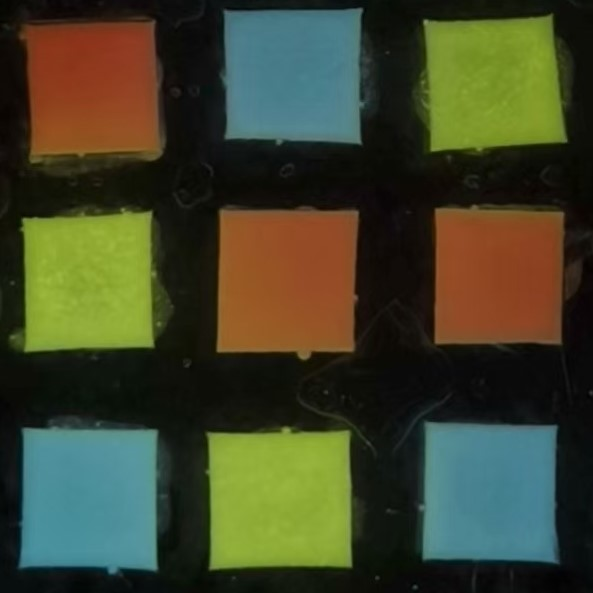
#> input picture Sample/Pic2-2.jpg, 593 x 593 px, found by its file name
$ python test4.py
#> lines starting #> are read from the running program, lines starting #| are printed output that depends on the picture; after the words box and inside, x2 and y2 are one past the last pixel; in counts of white or black regions, pixels touching at a corner belong together
import cv2
import numpy as np

class ColorCodeDetector:
    def __init__(self, image_path):
#> called with image_path = 'Pic2-2.jpg'
        self.orig = cv2.imread(image_path)
#> self.orig is the input picture: shape (593, 593, 3); mean B, G, R 42.6, 67.4, 63.6
        if self.orig is None:
            raise ValueError("Image load failed")

        self.process = []  # Store processing steps for visualization
        self.target_size = 800
        self.min_contour_area = 500

    # Visualization control
    def _add_step(self, img, title):
        """统一处理图像为三通道后再保存"""
        # 转换单通道图像为三通道
        if len(img.shape) == 2:
            display = cv2.cvtColor(img, cv2.COLOR_GRAY2BGR)
        else:
            display = img.copy()

        # 调整尺寸并添加标题
        display = cv2.resize(display, (400, 400))
        cv2.putText(display, title, (10,30),
                cv2.FONT_HERSHEY_SIMPLEX, 0.7, (0,255,0), 2)
        self.process.append(display)

    # Image preprocessing
    def _preprocess(self):
        """Image preprocessing pipeline"""
        # Resize
        img = cv2.resize(self.orig, (self.target_size, self.target_size))
        self._add_step(img, "1. Original")

        # Grayscale
        gray = cv2.cvtColor(img, cv2.COLOR_BGR2GRAY)
        self._add_step(gray, "2. Grayscale")

        # Histogram equalization
        clahe = cv2.createCLAHE(clipLimit=2.0, tileGridSize=(8,8))
        equalized = clahe.apply(gray)
        self._add_step(equalized, "3. Equalized")

        # Edge detection
        blurred = cv2.GaussianBlur(equalized, (5,5), 0)
        edged = cv2.Canny(blurred, 50, 150)
        self._add_step(edged, "4. Canny Edges")

        # Morphology
        kernel = cv2.getStructuringElement(cv2.MORPH_RECT, (5,5))
        closed = cv2.morphologyEx(edged, cv2.MORPH_CLOSE, kernel)
        self._add_step(closed, "5. Morphology")

        return closed

    # Perspective transformation
    def _warp_perspective(self, contour):
        """Perform perspective transformation"""
        # Order points: tl, tr, br, bl
        pts = contour.reshape(4,2)
        rect = np.zeros((4,2), dtype=np.float32)

        # Sort by sum and difference
        s = pts.sum(axis=1)
        rect[0] = pts[np.argmin(s)]  # Top-left
        rect[2] = pts[np.argmax(s)]  # Bottom-right

        d = np.diff(pts, axis=1)
        rect[1] = pts[np.argmin(d)]  # Top-right
        rect[3] = pts[np.argmax(d)]  # Bottom-left

        # Calculate target dimensions
        (tl, tr, br, bl) = rect
        width = max(np.linalg.norm(tr - tl), np.linalg.norm(br - bl))
        height = max(np.linalg.norm(bl - tl), np.linalg.norm(br - tr))

        # Destination points
        dst = np.array([
            [0, 0],
            [width-1, 0],
            [width-1, height-1],
            [0, height-1]], dtype=np.float32)

        # Perspective transform
        M = cv2.getPerspectiveTransform(rect, dst)
        warped = cv2.warpPerspective(self.orig, M, (int(width), int(height)))
        return warped

    # Color recognition
    def _detect_colors(self, warped):
        """Detect colors in 3x3 grid"""
        h, w = warped.shape[:2]
        cell_size = min(h, w) // 3
        colors = []

        # Create a copy of the warped image to draw annotations
        annotated_image = warped.copy()

        for row in range(3):
            for col in range(3):
                # Calculate cell coordinates
                y1 = row * cell_size + cell_size//4
                y2 = y1 + cell_size//2
                x1 = col * cell_size + cell_size//4
                x2 = x1 + cell_size//2

                # Extract cell region
                cell = warped[y1:y2, x1:x2]

                # Convert to HSV
                hsv = cv2.cvtColor(cell, cv2.COLOR_BGR2HSV)
                mean_hsv = np.mean(hsv, axis=(0,1))

                # Classify color
                color = self._classify_color(mean_hsv) # 这里是返回对应区域的颜色
                colors.append(color)

                # Annotate the color on the image
                center_x = (x1 + x2) // 2
                center_y = (y1 + y2) // 2
                cv2.putText(annotated_image, color, (center_x - 20, center_y),
                           cv2.FONT_HERSHEY_SIMPLEX, 0.5, (255, 255, 255), 2)

        # Format as 3x3 matrix
        return [colors[i*3:(i+1)*3] for i in range(3)], annotated_image

    def _classify_color(self, hsv):
        """Classify color based on HSV values"""
        hue, sat, val = hsv
        hue *= 2  # Convert to 0-360 range

        if val < 50: return 'Black'
        if sat < 50 and val > 200: return 'White'
        if (0 <= hue <= 15) or (165 <= hue <= 180): return 'Red'
        if 40 <= hue <= 80: return 'Green'
        if 100 <= hue <= 140: return 'Blue'
        return 'Unknown'

    # Main process
    def analyze(self):
        """Main analysis pipeline"""
        try:
            # Step 1: Preprocessing
            processed = self._preprocess()
#> in _add_step, `cv2.putText(display, title, (10,30), cv2.FONT_HERSHEY_SIMPLEX, 0.7, (0..`: display: shape (400, 400, 3); mean B, G, R 42.5, 68.3, 63.2
#> in _preprocess, `gray = cv2.cvtColor(img, cv2.COLOR_BGR2GRAY)`:
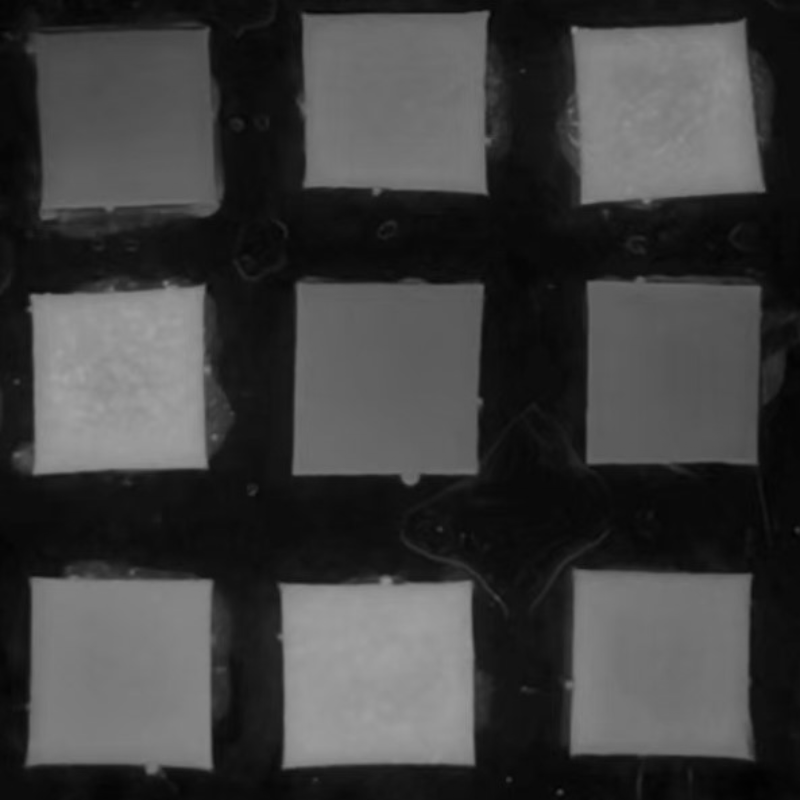
#> gray: shape (800, 800); min 2, max 165, mean 63.3
#> in _add_step (call 2), `cv2.putText(display, title, (10,30), cv2.FONT_HERSHEY_SIMPLEX, 0.7, (0..`: display: shape (400, 400, 3); mean B, G, R 63.2, 64.6, 63.2
#> call 3 of _add_step, with title = '3. Equalized'
#> in _add_step (call 3), `cv2.putText(display, title, (10,30), cv2.FONT_HERSHEY_SIMPLEX, 0.7, (0..`:
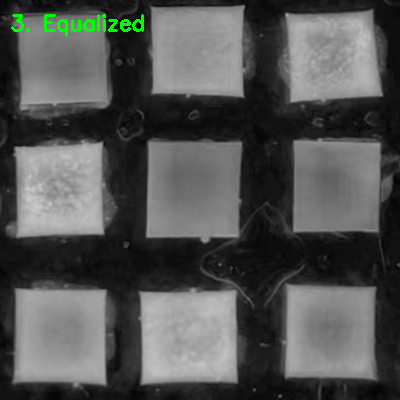
#> display: shape (400, 400, 3); mean B, G, R 82.1, 83.6, 82.1
#> in _preprocess, `edged = cv2.Canny(blurred, 50, 150)`:
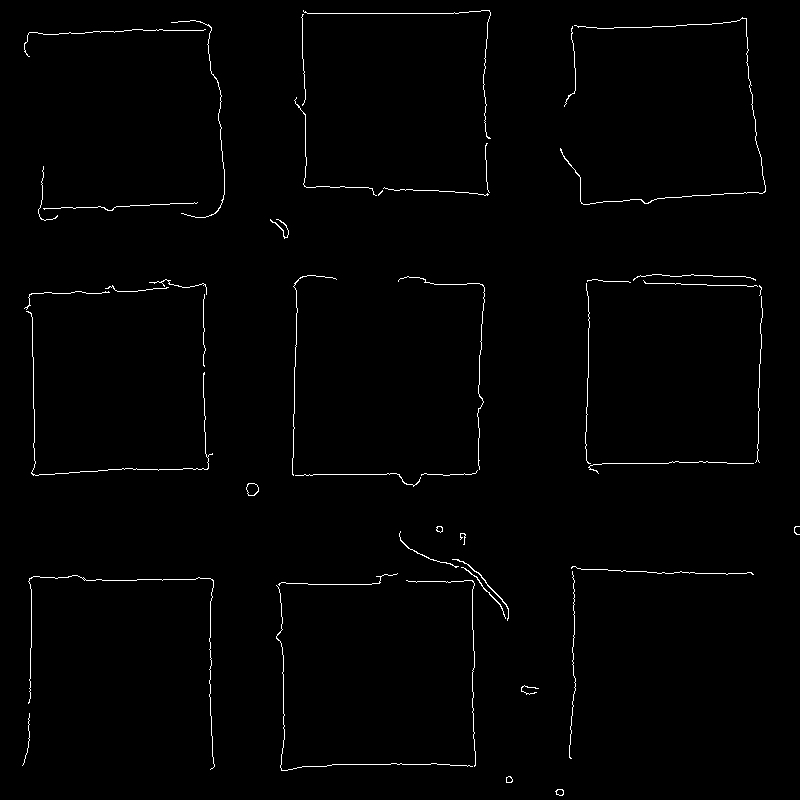
#> edged: shape (800, 800); 1.1% white in thin lines or dots
#> call 4 of _add_step, with title = '4. Canny Edges'
#> in _add_step (call 4), `display = cv2.cvtColor(img, cv2.COLOR_GRAY2BGR)`: display: shape (800, 800, 3); 1.1% white in thin lines or dots
#> in _add_step (call 4), `cv2.putText(display, title, (10,30), cv2.FONT_HERSHEY_SIMPLEX, 0.7, (0..`:
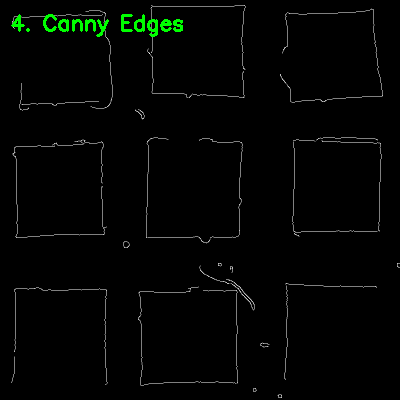
#> display: shape (400, 400, 3); mean B, G, R 2.7, 4.5, 2.7
#> in _preprocess, `closed = cv2.morphologyEx(edged, cv2.MORPH_CLOSE, kernel)`:
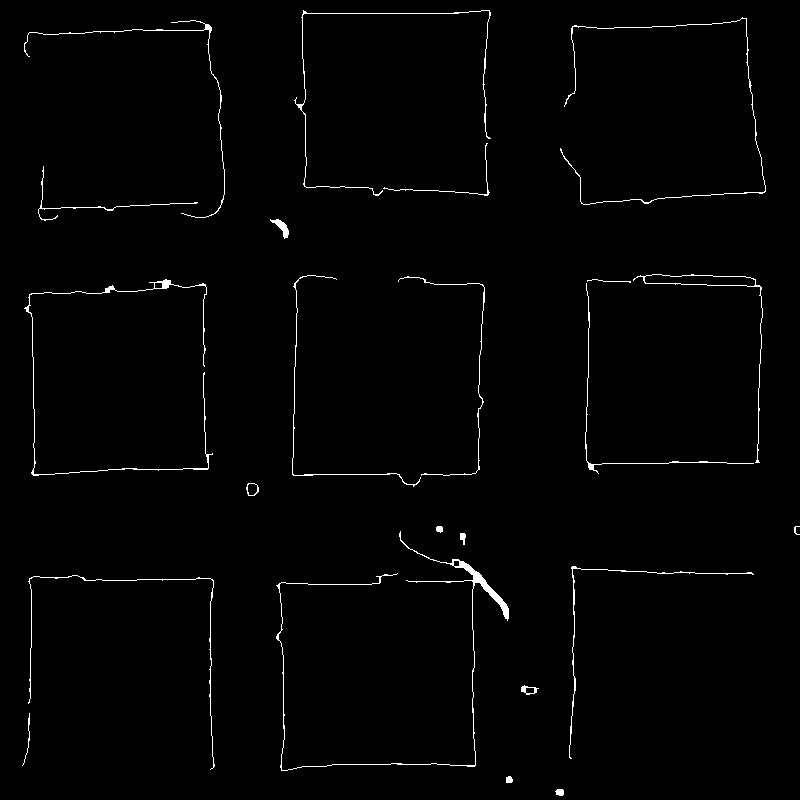
#> closed: shape (800, 800); 1.3% white in thin lines or dots
#> in _add_step (call 5), `display = cv2.cvtColor(img, cv2.COLOR_GRAY2BGR)`: display: shape (800, 800, 3); 1.3% white in thin lines or dots

            # Step 2: Find contours
            contours, _ = cv2.findContours(processed,
                                          cv2.RETR_EXTERNAL,
                                          cv2.CHAIN_APPROX_SIMPLE)
#> contours = 23 contours, 4 with area under 20; largest, box (x1, y1, x2, y2) and area: (633, 274, 763, 463) 990, (276, 531, 509, 771) 579, (24, 279, 213, 476) 240, (270, 219, 289, 239) 119, (246, 483, 259, 496) 118

            # Filter contours
            candidates = []
            for cnt in contours:
                area = cv2.contourArea(cnt)
                if area < self.min_contour_area: continue

                # Approximate polygon
                peri = cv2.arcLength(cnt, True)
                approx = cv2.approxPolyDP(cnt, 0.02*peri, True)
                if len(approx) == 4:
                    candidates.append(approx)
#> this loop made 23 passes
#> area on passes 1, 2, 4, 5, 6, 7, 10, 11, 12, 14, 15, 16: 39, 31, 92, 48, 92, 33.5, 29.5, 118.5, 61.5, 240, 39.5, 40.5
#> (area, peri) on pass 8: (579, 1888.5)
#> after the loop, candidates = [[[634, 278], [760, 287], [759, 462], [761, 287]]]

            if not candidates:
                raise ValueError("No 3D code found")

            # Select largest contour
            largest = max(candidates, key=cv2.contourArea)
#> largest = [[634, 278], [760, 287], [759, 462], [761, 287]]

            # Step 3: Perspective transform
            warped = self._warp_perspective(largest)
#> in _warp_perspective, `s = pts.sum(axis=1)`: s = [912, 1047, 1221, 1048]
#> in _warp_perspective, `d = np.diff(pts, axis=1)`: d = [-356, -473, -297, -474]
#> in _warp_perspective, `warped = cv2.warpPerspective(self.orig, M, (int(width), int(height)))`: warped: shape (222, 127, 3); every value is 0
            self._add_step(warped, "6. Warped")
#> in _add_step (call 6), `display = cv2.resize(display, (400, 400))`: display: shape (400, 400, 3); every value is 0

            # Step 4: Color detection
            color_matrix, annotated_image = self._detect_colors(warped)
#> after the loop in _detect_colors, `for row in range(3):`:
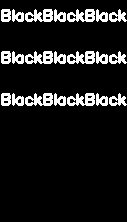
#> annotated_image: shape (222, 127, 3); 10.6% white; 21 white regions, largest, box (x1, y1, x2, y2) and area: (25, 9, 53, 22) 234, (67, 9, 95, 22) 234, (25, 51, 53, 64) 234
#> after the loop in _detect_colors, `for row in range(3):`: cell: shape (21, 21, 3); every value is 0
#> after the loop in _detect_colors, `for row in range(3):`: colors = ['Black', 'Black', 'Black', 'Black', 'Black', 'Black', 'Black', 'Black', 'Black']
#> color_matrix = [['Black', 'Black', 'Black'], ['Black', 'Black', 'Black'], ['Black', 'Black', 'Black']]
            self._add_step(annotated_image, "7. Annotated Colors")
#> in _add_step (call 7), `cv2.putText(display, title, (10,30), cv2.FONT_HERSHEY_SIMPLEX, 0.7, (0..`:
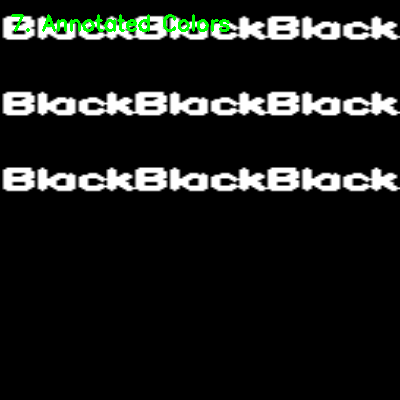
#> display: shape (400, 400, 3); mean B, G, R 25.9, 28.1, 25.9

            # Show each processing step in separate windows
            for i, step in enumerate(self.process):
                cv2.imshow(f'Step {i+1}', step)
#> this loop made 7 passes

            return {
                'status': 'success',
                'colors': color_matrix,
                'warped': warped,
                'annotated': annotated_image
            }

        except Exception as e:
            # Create error display
            err_img = np.zeros((400,400,3), dtype=np.uint8)
            cv2.putText(err_img, "3D Code Not Found", (50,200),
                       cv2.FONT_HERSHEY_SIMPLEX, 0.8, (0,0,255), 2)
            self.process.append(err_img)

            # Show each processing step in separate windows
            for i, step in enumerate(self.process):
                cv2.imshow(f'Step {i+1}', step)

            return {
                'status': 'error',
                'message': str(e)
            }

if __name__ == "__main__":
    detector = ColorCodeDetector('Pic2-2.jpg')
    result = detector.analyze()
#> result = 4 items

    if result['status'] == 'success':
        print("Color Matrix:")
        for row in result['colors']:
            print(row)
#> this loop made 3 passes
#| ['Black', 'Black', 'Black']
#| ['Black', 'Black', 'Black']
#| ['Black', 'Black', 'Black']
        cv2.imshow('Warped Output', result['warped'])
        cv2.imshow('Annotated Colors', result['annotated'])

    cv2.waitKey(0)
    cv2.destroyAllWindows()

$ run again, with Sample/Pic00_2.jpg copied over Sample/Pic2-2.jpg
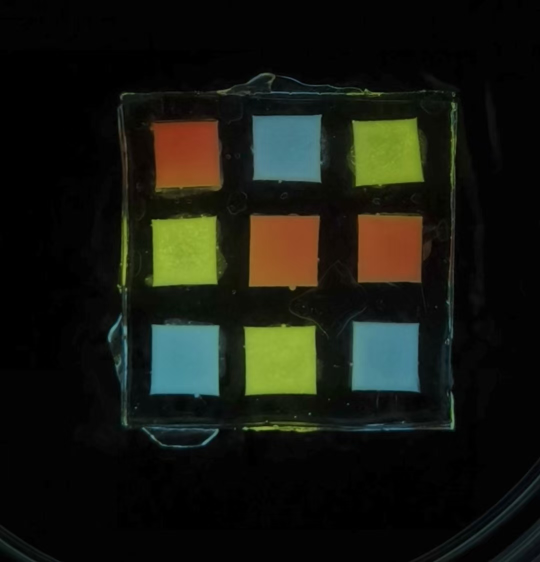
#> input picture Sample/Pic00_2.jpg, 1080 x 1124 px, found by its file name (shown at 1/2 size)
#> in __init__, self.orig is the input picture: shape (1124, 1080, 3); mean B, G, R 16.9, 24.7, 22.8
#> edged: shape (800, 800); 1.8% white in thin lines or dots, all inside (x1, y1, x2, y2) = (0, 103, 800, 800)
#> closed: shape (800, 800); 3% white; 28 white regions (4 under 20 px), largest, box (x1, y1, x2, y2) and area: (159, 103, 658, 609) 5167, (358, 130, 679, 616) 3550, (642, 675, 800, 800) 1812
#> contours = 28 contours, 8 with area under 20; largest, box (x1, y1, x2, y2) and area: (368, 302, 475, 414) 10449, (360, 460, 470, 564) 10061, (221, 461, 326, 567) 9892, (514, 457, 624, 560) 9764, (159, 103, 658, 609) 9600
#> the loop in analyze, `for cnt in contours:` made 28 passes
#> (area, peri, approx) on passes 7, 14, 15, 16, 20, 26: (1028.5, 518.6, [[799, 651], [711, 735], [606, 799], [714, 738]]), (9892, 419.7, [[224, 462], [221, 561], [324, 563], [325, 463]]), (10061, 427.3, [[467, 464], [360, 465], [362, 562], [468, 561]]), (9764.5, 471.5, [[522, 457], [515, 550], [623, 558], [621, 460]]), (10449, 429.9, [[372, 304], [368, 407], [469, 407], [473, 307]]), (9358, 427.1, [[477, 163], [375, 163], [375, 255], [475, 260]])
#> after the loop in analyze, `for cnt in contours:`: candidates = 8 contours; box (x1, y1, x2, y2) and area: (360, 464, 469, 563) 10332, (368, 304, 474, 408) 10258, (221, 462, 326, 564) 10152, (515, 457, 624, 559) 9898, (375, 163, 478, 261) 9547, (358, 131, 674, 612) 1672, (180, 129, 658, 605) 1666, (606, 651, 800, 800) 512
#> largest = [[467, 464], [360, 465], [362, 562], [468, 561]]
#> s = [931, 825, 924, 1029]
#> d = [-3, 105, 200, 93]
#> after the loop in _detect_colors, `for row in range(3):`:
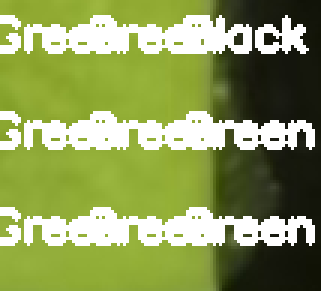
#> annotated_image: shape (97, 107, 3) (shown 3 times larger); mean B, G, R 93.5, 156.4, 142.2
#> after the loop in _detect_colors, `for row in range(3):`: colors = ['Green', 'Green', 'Black', 'Green', 'Green', 'Green', 'Green', 'Green', 'Green']
#> color_matrix = [['Green', 'Green', 'Black'], ['Green', 'Green', 'Green'], ['Green', 'Green', 'Green']]
#> in _add_step (call 7), `cv2.putText(display, title, (10,30), cv2.FONT_HERSHEY_SIMPLEX, 0.7, (0..`:
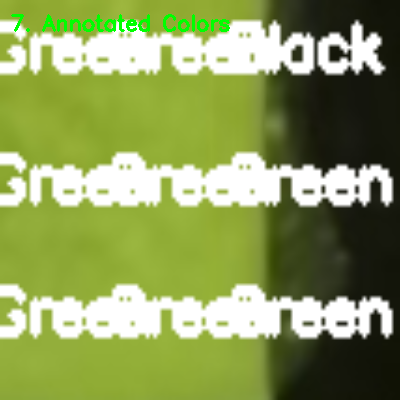
#> display: shape (400, 400, 3); mean B, G, R 92.7, 156.9, 140.7
#> the loop in analyze, `for i, step in enumerate(self.process):` made 7 passes
#> result = 4 items
#> the loop `for row in result['colors']:` made 3 passes
#> (printed output is left out)
